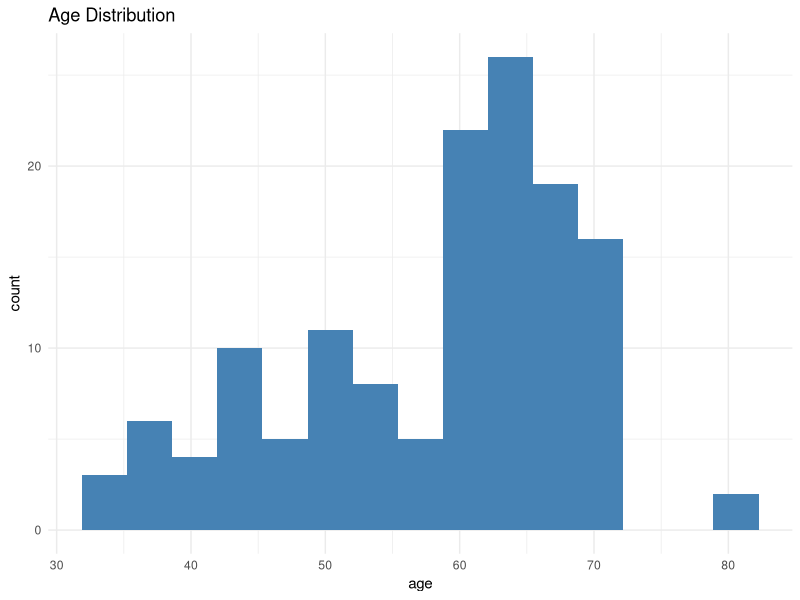
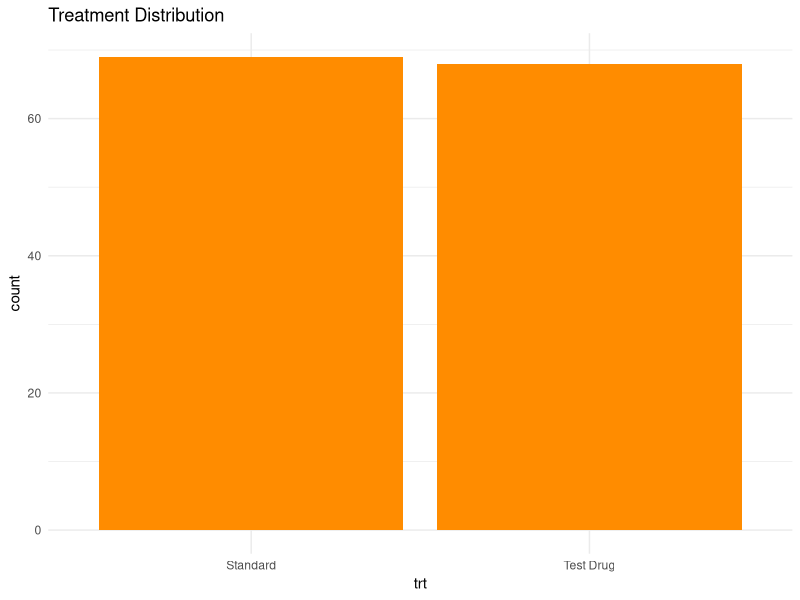

These charts were generated, in order, by the following R code: (Note: this script raises an error after producing the figures.)
## ---- chunk 1
knitr::opts_chunk$set(echo = TRUE, warning = FALSE, message = FALSE)
library(survival)
library(dplyr)
library(ggplot2)
library(survminer)
library(rms)
## ---- chunk 2
data(veteran)
df <- veteran
head(df)
## ---- chunk 3
df$status <- ifelse(df$status == 1, 1, 0)
df$trt <- factor(df$trt, levels = c(1, 2), labels = c("Standard", "Test Drug"))
df$prior <- factor(df$prior, levels = c(0, 10), labels = c("No", "Yes"))
df$celltype <- factor(df$celltype)
## ---- chunk 4
# Age distribution
ggplot(df, aes(x = age)) + 
  geom_histogram(fill = "steelblue", bins = 15) +
  theme_minimal() + 
  labs(title = "Age Distribution")

# Treatment groups
ggplot(df, aes(x = trt)) + 
  geom_bar(fill = "darkorange") +
  theme_minimal() +
  labs(title = "Treatment Distribution")
## ---- chunk 5
surv_obj <- Surv(time = df$time, event = df$status)
## ---- chunk 6
km_fit <- survfit(surv_obj ~ 1, data = df)
ggsurvplot(km_fit, data = df, conf.int = TRUE, risk.table = TRUE, 
           title = "Overall Survival Curve")
## ---- chunk 7
km_trt <- survfit(surv_obj ~ trt, data = df)
ggsurvplot(km_trt, data = df, pval = TRUE, conf.int = TRUE, risk.table = TRUE,
           legend.title = "Treatment",
           title = "Survival by Treatment Group")
## ---- chunk 8
cox_model <- coxph(surv_obj ~ age + trt + karno + celltype, data = df)
summary(cox_model)
## ---- chunk 9
dd <- datadist(df)
options(datadist = "dd")

cox_rms <- cph(Surv(time, status) ~ age + trt + karno + celltype, data = df,
               x = TRUE, y = TRUE, surv = TRUE)
## ---- chunk 10
cal <- calibrate(cox_rms, method = "boot", B = 200, u = 180)
plot(cal, xlab = "Predicted 180-Day Survival", ylab = "Observed Survival",
     main = "Calibration Plot at 180 Days")
## ---- chunk 11
validate(cox_rms, method = "boot", B = 200)
